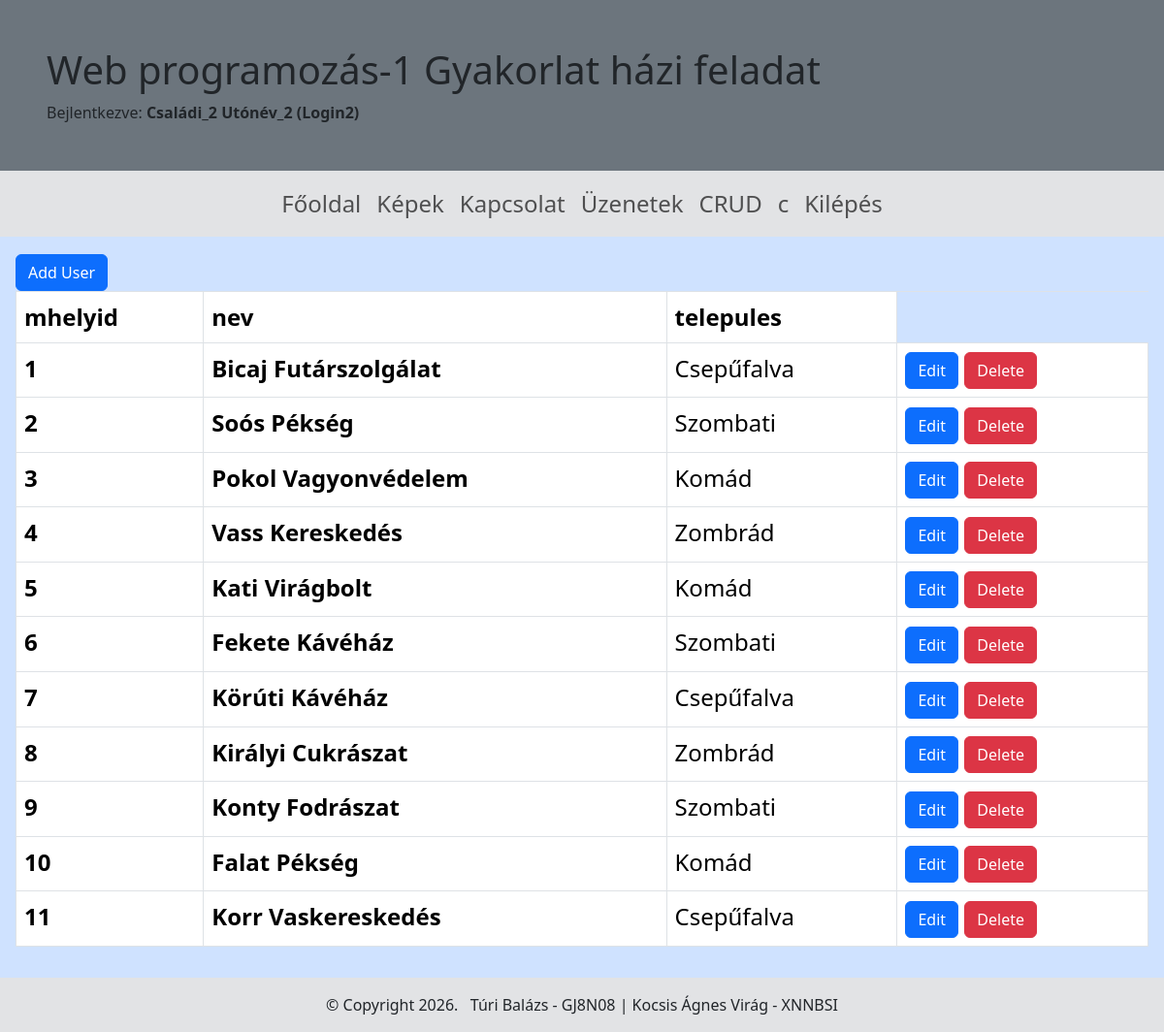
Page /tablazat (signed in) on the committed database.
### tables this page shows
CREATE TABLE `munkaado` (
  `mhelyid` int(11) NOT NULL,
  `nev` varchar(25) NOT NULL,
  `telepules` varchar(20) NOT NULL
);

### index.php (called while the page is built, shortened)
<?php
	include('./templates/index.tpl.php');
?>

### templates/pages/tablazat.tpl.php (the view)
<?php
  include 'db_connect.php';
  $stmt = $connect->prepare('SELECT * FROM munkaado Order by mhelyid');
  $stmt->execute();
?>
<a href="createuser" class="createbtn"><button class="btn btn-primary">Add User</button></a>
<table class="table table-bordered">
  <thead>
    <tr>
      <th>mhelyid</th>
      <th>nev</th>
      <th>telepules</th>
    </tr>
  </thead>
  <tbody>
    <?php
        while ($data = $stmt->fetch(PDO::FETCH_ASSOC)) {
    ?>
    <tr>
      <th><?php echo $data['mhelyid']; ?></th>
      <th><?php echo $data['nev']; ?></th>
      <td><?php echo $data['telepules']; ?></td>
      <td>
        <?php
            echo '<a href="edituser?mhelyid='.$data['mhelyid'].'"><button class="btn btn-primary">Edit</button></a> ';
            echo '<a href="deleteuser?mhelyid='.$data['mhelyid'].'"><button class="btn btn-danger">Delete</button></a>';
        ?>
      </td>
    </tr>
    <?php
        }
    ?>
  </tbody>
</table>

### rows in the picture
munkaado: mhelyid "1", nev "Bicaj Futárszolgálat", telepules "Csepűfalva"
munkaado: mhelyid "2", nev "Soós Pékség", telepules "Szombati"
munkaado: mhelyid "3", nev "Pokol Vagyonvédelem", telepules "Komád"
munkaado: mhelyid "4", nev "Vass Kereskedés", telepules "Zombrád"
munkaado: mhelyid "5", nev "Kati Virágbolt", telepules "Komád"
munkaado: mhelyid "6", nev "Fekete Kávéház", telepules "Szombati"
munkaado: mhelyid "7", nev "Körúti Kávéház", telepules "Csepűfalva"
munkaado: mhelyid "8", nev "Királyi Cukrászat", telepules "Zombrád"
munkaado: mhelyid "9", nev "Konty Fodrászat", telepules "Szombati"
munkaado: mhelyid "10", nev "Falat Pékség", telepules "Komád"
munkaado: mhelyid "11", nev "Korr Vaskereskedés", telepules "Csepűfalva"

### other values in the picture
$fejlec['cim'] "Web programozás-1 Gyakorlat házi feladat"
$_SESSION['csn'] "Családi_2"
$_SESSION['un'] "Utónév_2"
$_SESSION['login'] "Login2"
$oldal['szoveg'] "Főoldal"
$oldal['szoveg'] "Képek"
$oldal['szoveg'] "Kapcsolat"
$oldal['szoveg'] "Üzenetek"
$oldal['szoveg'] "CRUD"
$oldal['szoveg'] "c"
$oldal['szoveg'] "Kilépés"
$lablec['copyright'] "Copyright 2026."
$lablec['ceg'] "Túri Balázs - GJ8N08 | Kocsis Ágnes Virág - XNNBSI"
